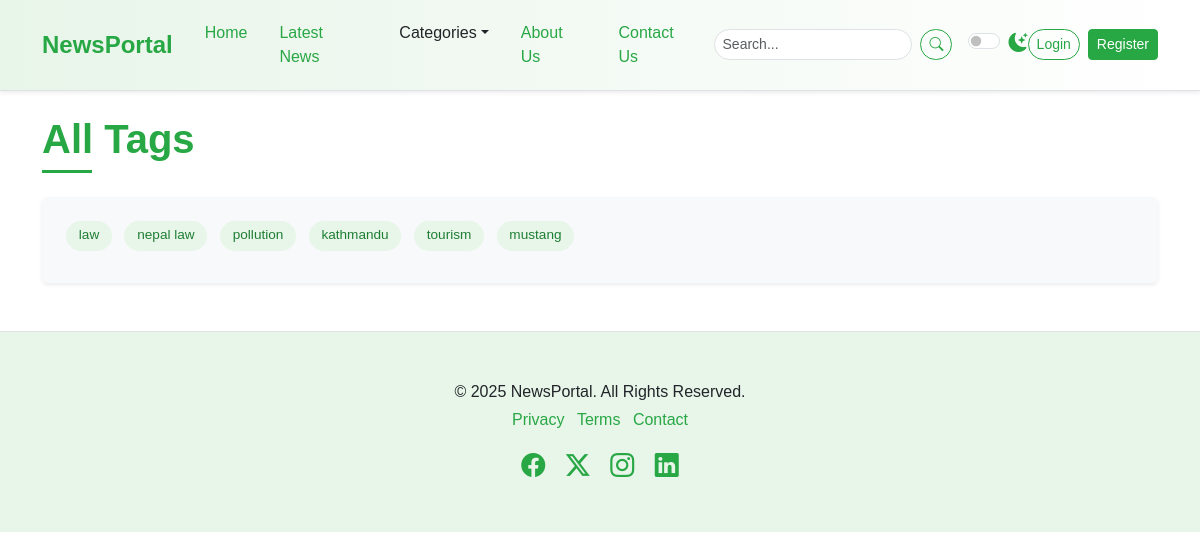
/tag-list/, run on an earlier commit of the app's database.
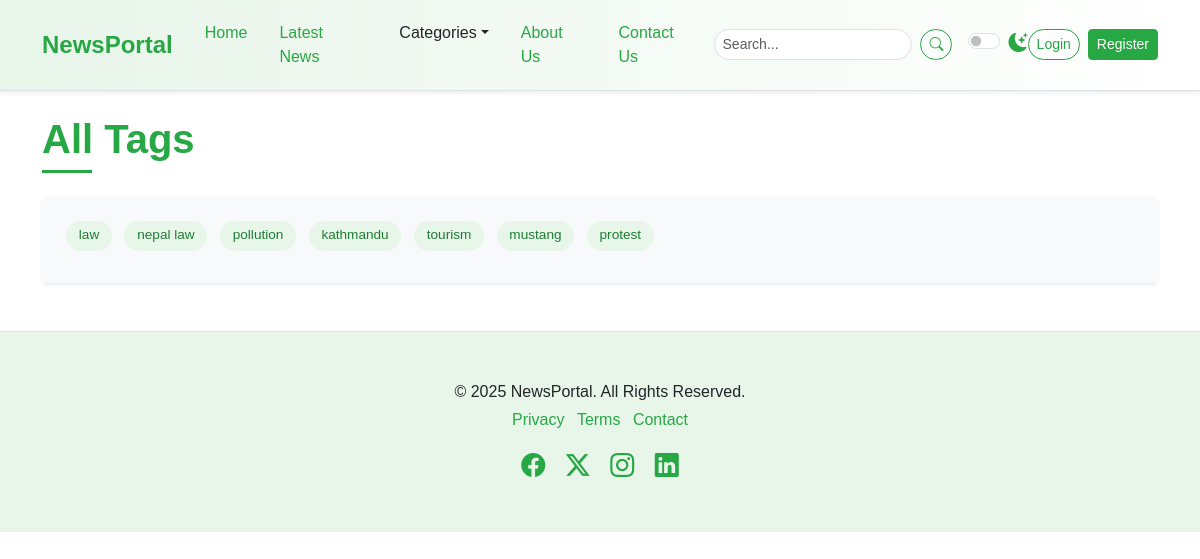
And on a later commit of the database.
### newspaper/models.py (models this page shows, shortened)
class TimeStampModel(models.Model):
    created_at = models.DateTimeField(auto_now_add=True)
    updated_at = models.DateTimeField(auto_now=True)
    class Meta:
        abstract = True  # Don't create table in DB

class Tag(TimeStampModel):
    name = models.CharField(max_length=100)

### newspaper/views.py (the view)
# urls.py: path("tag-list/", views.TagListView.as_view(), name="tag-list"),
class TagListView(ListView):
    model = Tag
    template_name = "newsportal/tags.html"
    context_object_name = "tags"

### newspaper/nav.py (called while the page is built)
def navigation(request):
    categories = Category.objects.all()[:4]
    return {"categories": categories}

### templates/newsportal/tags.html
{% extends "newsportal/base.html" %}
{% block content %}
  <div class="container mt-4 mb-5">
    <h1 class="mb-4 section-title">
      <span>All Tags</span>
    </h1>
    <div class="p-4 rounded bg-light shadow-sm tag-cloud-container">
      <div class="article-tags">
        {% for tag in tags %}
          <a href="tag.html">{{ tag.name }}</a>
        {% endfor %}
      </div>
    </div>
  </div>
{% endblock content %}

### templates/newsportal/base.html (shortened to what this page needs)
{% load static %}
<!DOCTYPE html>
<html lang="en" data-bs-theme="light">
  <head>
    <link href="{% static 'css/bootstrap.min.css' %}" rel="stylesheet" />
    <link rel="stylesheet"
          href="{% static 'fonts/bootstrap-icons/bootstrap-icons.min.css' %}" />
    <link rel="stylesheet" href="{% static 'css/style.css' %}" />
  </head>
  <body>
    {% include "newsportal/nav.html" %}
    {% block content %}
    {% endblock content %}
    {% include "newsportal/footer.html" %}
  </body>
</html>

### templates/newsportal/nav.html (shortened to what this page needs)
<nav class="navbar navbar-expand-lg sticky-top elegant-navbar">
  <div class="container">
    <a class="navbar-brand fw-bold" href="/">NewsPortal</a>
    <div class="collapse navbar-collapse" id="navbarNavDropdown">
      <ul class="navbar-nav me-auto mb-2 mb-lg-0">
        <li class="nav-item">
          <a class="nav-link active" aria-current="page" href="/">Home</a>
        </li>
        <li class="nav-item">
          <a class="nav-link" href="{% url 'post-list' %}">Latest News</a>
        </li>
        <li class="nav-item dropdown">
          <a class="nav-link dropdown-toggle"
             href="#"
             role="button"
             data-bs-toggle="dropdown"
             aria-expanded="false">Categories</a>
        </li>
        <li class="nav-item">
          <a class="nav-link" href="{% url 'about' %}">About Us</a>
        </li>
        <li class="nav-item">
          <a class="nav-link" href="{% url 'contact' %}">Contact Us</a>
        </li>
      </ul>
      <form class="d-flex me-3"
            role="search"
            action="{% url 'search' %}"
            method="get">
        <input class="form-control form-control-sm me-2"
               name="query"
               type="search"
               placeholder="Search..."
               aria-label="Search"
               value="{{ query }}" />
        <button class="btn btn-outline-success btn-sm" type="submit">
          <i class="bi bi-search"></i>
        </button>
      </form>
      <div class="form-check form-switch">
        <input class="form-check-input"
               type="checkbox"
               role="switch"
               id="darkModeSwitch" />
        <label class="form-check-label" for="darkModeSwitch">
          <i class="bi bi-moon-stars-fill"></i>
        </label>
      </div>
      <div class="navbar-nav ms-auto d-flex align-items-center">
        {% if user.is_authenticated %}
          <span class="navbar-text me-3">Welcome, {{ user.username }}!</span>
          <form method="post" action="{% url 'accounts:logout' %}" class="d-inline">
            {% csrf_token %}
            <button type="submit" class="btn btn-outline-secondary btn-sm">Logout</button>
          </form>
        {% else %}
          <a href="{% url 'accounts:login' %}"
             class="btn btn-outline-success btn-sm me-2">Login</a>
          <a href="{% url 'accounts:register' %}" class="btn btn-success btn-sm">Register</a>
        {% endif %}
      </div>
    </div>
  </div>
</nav>

### templates/newsportal/footer.html
<footer class="py-5 mt-5 elegant-footer">
  <div class="container text-center">
    <p class="mb-1">&copy; 2025 NewsPortal. All Rights Reserved.</p>
    <ul class="list-inline">
      <li class="list-inline-item">
        <a href="#">Privacy</a>
      </li>
      <li class="list-inline-item">
        <a href="#">Terms</a>
      </li>
      <li class="list-inline-item">
        <a href="#">Contact</a>
      </li>
    </ul>
    <div class="social-icons mt-3">
      <a href="#" class="text-decoration-none me-3"><i class="bi bi-facebook fs-4"></i></a>
      <a href="#" class="text-decoration-none me-3"><i class="bi bi-twitter-x fs-4"></i></a>
      <a href="#" class="text-decoration-none me-3"><i class="bi bi-instagram fs-4"></i></a>
      <a href="#" class="text-decoration-none"><i class="bi bi-linkedin fs-4"></i></a>
    </div>
  </div>
</footer>

### static/css/style.css (style rules this page uses)
:root { --primary-green: #28a745; --light-green: #e8f5e9; --dark-green: #1e7e34; --accent-green: #5cb85c; --text-color-light: #212529; --text-color-dark: #f8f9fa; --bg-light: #ffffff; --bg-dark: #212529; --card-bg-light: #ffffff; --card-bg-dark: #343a40; --border-color-light: #dee2e6; --border-color-dark: #495057; --shadow-sm: 0 0.125rem 0.25rem rgba(0, 0, 0, 0.075); --shadow: 0 0.5rem 1rem rgba(0, 0, 0, 0.15); --transition-speed: 0.3s ease; }
body { font-family: "Poppins", sans-serif; background-color: var(--bg-light); color: var(--text-color-light); transition: background-color var(--transition-speed), color var(--transition-speed); }
.elegant-navbar { background: linear-gradient( to right, var(--light-green), #ffffff ); border-bottom: 1px solid var(--border-color-light); box-shadow: var(--shadow-sm); padding-top: 0.8rem; padding-bottom: 0.8rem; }
.elegant-navbar .navbar-brand { color: var(--primary-green); font-size: 1.5rem; transition: color var(--transition-speed); }
.elegant-navbar .nav-link { color: var(--text-color-light); font-weight: 500; transition: color var(--transition-speed); margin: 0 0.5rem; }
.elegant-navbar .nav-link:hover, .elegant-navbar .nav-link.active { color: var(--primary-green); }
.elegant-navbar .form-control { border-radius: 20px; border-color: var(--border-color-light); background-color: var(--bg-light); color: var(--text-color-light); }
.elegant-navbar .btn-outline-success { border-color: var(--primary-green); color: var(--primary-green); border-radius: 20px; transition: background-color var(--transition-speed), color var(--transition-speed); }
.elegant-navbar .form-check-label i { color: var(--primary-green); font-size: 1.2rem; }
.section-title { position: relative; padding-bottom: 10px; margin-bottom: 20px; font-weight: 600; color: var(--primary-green); }
.section-title span { position: relative; z-index: 1; background-color: var(--bg-light); padding-right: 10px; }
.section-title::after { content: ""; position: absolute; left: 0; bottom: 0; width: 50px; height: 3px; background-color: var(--primary-green); }
.elegant-footer { background-color: var(--light-green); border-top: 1px solid var(--border-color-light); color: var(--text-color-light); }
.elegant-footer a { color: var(--primary-green); text-decoration: none; transition: color var(--transition-speed); }
.elegant-footer .social-icons a { color: var(--primary-green); transition: color var(--transition-speed), transform var(--transition-speed); }
.btn-success { background-color: var(--primary-green); border-color: var(--primary-green); transition: background-color var(--transition-speed), border-color var(--transition-speed), box-shadow var(--transition-speed); }
.btn-outline-success { color: var(--primary-green); border-color: var(--primary-green); transition: background-color var(--transition-speed), color var(--transition-speed); }
.article-tags a { display: inline-block; background-color: var(--light-green); color: var(--dark-green); padding: 0.3rem 0.8rem; margin-right: 0.5rem; margin-bottom: 0.5rem; border-radius: 15px; font-size: 0.85rem; text-decoration: none; transition: background-color var(--transition-speed), color var(--transition-speed); }

What changed in the data, as far as the page shows it:
added Tag: name "protest"
